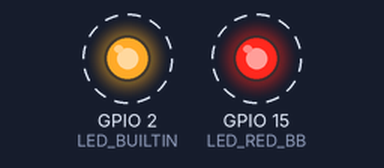
Recording of a sketch running on a simulated ESP32. Parts: output pins drawn as LEDs (lit = HIGH). Dashed ring = blinking. What the sketch prints to the serial monitor is not drawn.

Above: at 0.5 s.
Timing chart, 0 to 4.6 s (numbered marks = the images above):
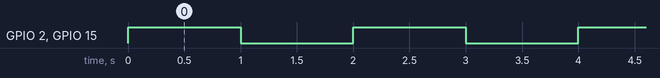

Measured:
- by itself, GPIO 2 (LED_BUILTIN), GPIO 15 (LED_RED_BB): alternates HIGH for 1.0 s and LOW for 1.0 s

The sketch:

GPIO_Pin_Test.ino
```cpp
// GPIO's Pin test in ESP32

#define LED_BUILTIN       2
#define LED_RED_BB        15

void setup() {
  // put your setup code here, to run once:

  Serial.begin(9600);

  pinMode(LED_BUILTIN, OUTPUT);
  pinMode(LED_RED_BB, OUTPUT);

  Serial.println("[setup] ...");
}

void loop() {
  // put your main code here, to run repeatedly:

  Serial.println("[loop] ...");

  digitalWrite(LED_BUILTIN, !digitalRead(LED_BUILTIN));
  digitalWrite(LED_RED_BB, !digitalRead(LED_RED_BB));
  delay(1000);
}
```
